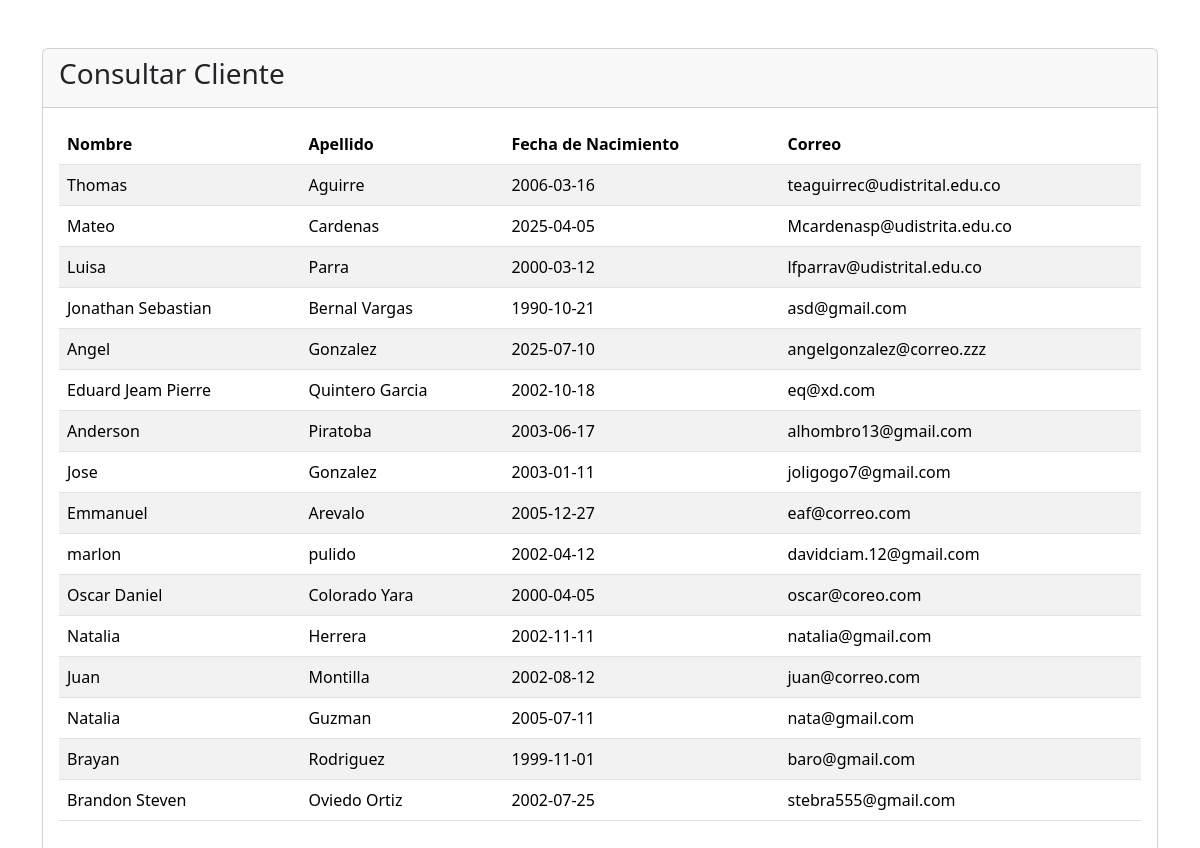
/consultarCliente.php, run on the app's committed database.
### tables this page shows
CREATE TABLE `Cliente` (
  `idCliente` int NOT NULL,
  `nombre` varchar(100) NOT NULL,
  `apellido` varchar(100) NOT NULL,
  `fechaNacimiento` date NOT NULL,
  `correo` varchar(150) NOT NULL,
  `clave` varchar(100) NOT NULL
);

### logica/Cliente.php (called while the page is built, shortened)
<?php
require_once("persistencia/Conexion.php");
require_once("persistencia/ClienteDAO.php");
class Cliente extends Persona
{
    private $fechaNacimiento;
    public function getFechaNacimiento()
    {
        return $this->fechaNacimiento;
    }
    public function __construct($id = 0, $nombre = "", $apellido = "", $correo = "", $clave = "", $fechaNacimiento = "")
    {
        $this->fechaNacimiento = $fechaNacimiento;
    }
    public function consultar()
    {
        $conexion = new Conexion();
        $conexion->abrir();
        $clienteDAO = new ClienteDAO();
        $conexion->ejecutar($clienteDAO->consultar());
        $clientes = array();
        while (($tupla = $conexion->registro()) != null) {
            $cliente = new Cliente($tupla[0], $tupla[1], $tupla[2], $tupla[4], "", $tupla[3]);
            array_push($clientes, $cliente);
        }
        return $clientes;
    }
}
?>

### persistencia/ClienteDAO.php (called while the page is built, shortened)
<?php
class ClienteDAO {
    public function consultar(){
        return "select idCliente, nombre, apellido, fechaNacimiento, correo
                from Cliente";
    }
}

### persistencia/Conexion.php (called while the page is built, shortened)
<?php
class Conexion{
    private $conexion;
    private $resultado;
    public function abrir(){
        $this -> conexion = new mysqli("localhost", "root", "", "cocina_etilica");
    }
    public function ejecutar($sentencia){
        $this -> resultado = $this -> conexion -> query($sentencia);
    }
    public function registro(){
        return $this -> resultado -> fetch_row();
    }
}
?>

### logica/Persona.php (called while the page is built, shortened)
<?php
abstract class Persona {
    protected $nombre;
    protected $apellido;
    protected $correo;
    public function getNombre()
    {
        return $this->nombre;
    }
    public function getApellido()
    {
        return $this->apellido;
    }
    public function getCorreo()
    {
        return $this->correo;
    }
    public function __construct($id=0, $nombre="", $apellido="", $correo="", $clave=""){
        $this -> nombre = $nombre;
        $this -> apellido = $apellido;
        $this -> correo = $correo;
    }
}
?>

### consultarCliente.php (the view, shortened to what this page needs)
<?php
require_once ("logica/Persona.php");
require_once ("logica/Cliente.php");
$cliente = new Cliente();
$clientes = $cliente->consultar();
?>
<!DOCTYPE html>
<html lang="es">
<head>
<link
	href="https://cdn.jsdelivr.net/npm/bootstrap@5.3.3/dist/css/bootstrap.min.css"
	rel="stylesheet">
<link rel="stylesheet"
	href="https://cdnjs.cloudflare.com/ajax/libs/font-awesome/6.4.0/css/all.min.css">
</head>
<body>
	<div class="container">
		<div class="row mt-5">
			<div class="col">
				<div class="card">
					<div class="card-header">
						<h3>Consultar Cliente</h3>
					</div>
					<div class="card-body">
						<?php
                        if (count($clientes) == 0) {
                            echo "<div class='alert alert-warning' role='alert'>
                                    No hay registros
                                    </div>";
                        } else {
                        ?>
						<table class="table table-striped table-hover">
							<thead>
								<tr>
									<th scope="col">Nombre</th>
									<th scope="col">Apellido</th>
									<th scope="col">Fecha de Nacimiento</th>
									<th scope="col">Correo</th>
								</tr>
							</thead>
							<tbody>
							<?php
                            foreach ($clientes as $c) {
                                echo "<tr>";
                                echo "<td>" . $c -> getNombre() . "</td>";
                                echo "<td>" . $c -> getApellido() . "</td>";
                                echo "<td>" . $c -> getfechaNacimiento() . "</td>";
                                echo "<td>" . $c -> getCorreo() . "</td>";
                                echo "</tr>";
                            }
                            ?>
							</tbody>
						</table>
						<?php } ?>
					</div>
				</div>
			</div>
		</div>
	</div>
</body>
</html>

### data on the page
cliente: nombre "Thomas", apellido "Aguirre", fechaNacimiento "2006-03-16", correo "teaguirrec@udistrital.edu.co"
cliente: nombre "Mateo", apellido "Cardenas", fechaNacimiento "2025-04-05", correo "Mcardenasp@udistrita.edu.co"
cliente: nombre "Luisa", apellido "Parra", fechaNacimiento "2000-03-12", correo "lfparrav@udistrital.edu.co"
cliente: nombre "Jonathan Sebastian", apellido "Bernal Vargas", fechaNacimiento "1990-10-21", correo "asd@gmail.com"
cliente: nombre "Angel", apellido "Gonzalez", fechaNacimiento "2025-07-10", correo "angelgonzalez@correo.zzz"
cliente: nombre "Eduard Jeam Pierre", apellido "Quintero Garcia", fechaNacimiento "2002-10-18", correo "eq@xd.com"
cliente: nombre "Anderson", apellido "Piratoba", fechaNacimiento "2003-06-17", correo "alhombro13@gmail.com"
cliente: nombre "Jose", apellido "Gonzalez", fechaNacimiento "2003-01-11", correo "joligogo7@gmail.com"
cliente: nombre "Emmanuel", apellido "Arevalo", fechaNacimiento "2005-12-27", correo "eaf@correo.com"
cliente: nombre "marlon", apellido "pulido", fechaNacimiento "2002-04-12", correo "davidciam.12@gmail.com"
cliente: nombre "Oscar Daniel", apellido "Colorado Yara", fechaNacimiento "2000-04-05", correo "oscar@coreo.com"
cliente: nombre "Natalia", apellido "Herrera", fechaNacimiento "2002-11-11", correo "natalia@gmail.com"
cliente: nombre "Juan", apellido "Montilla", fechaNacimiento "2002-08-12", correo "juan@correo.com"
cliente: nombre "Natalia", apellido "Guzman", fechaNacimiento "2005-07-11", correo "nata@gmail.com"
cliente: nombre "Brayan", apellido "Rodriguez", fechaNacimiento "1999-11-01", correo "baro@gmail.com"
cliente: nombre "Brandon Steven", apellido "Oviedo Ortiz", fechaNacimiento "2002-07-25", correo "stebra555@gmail.com"
